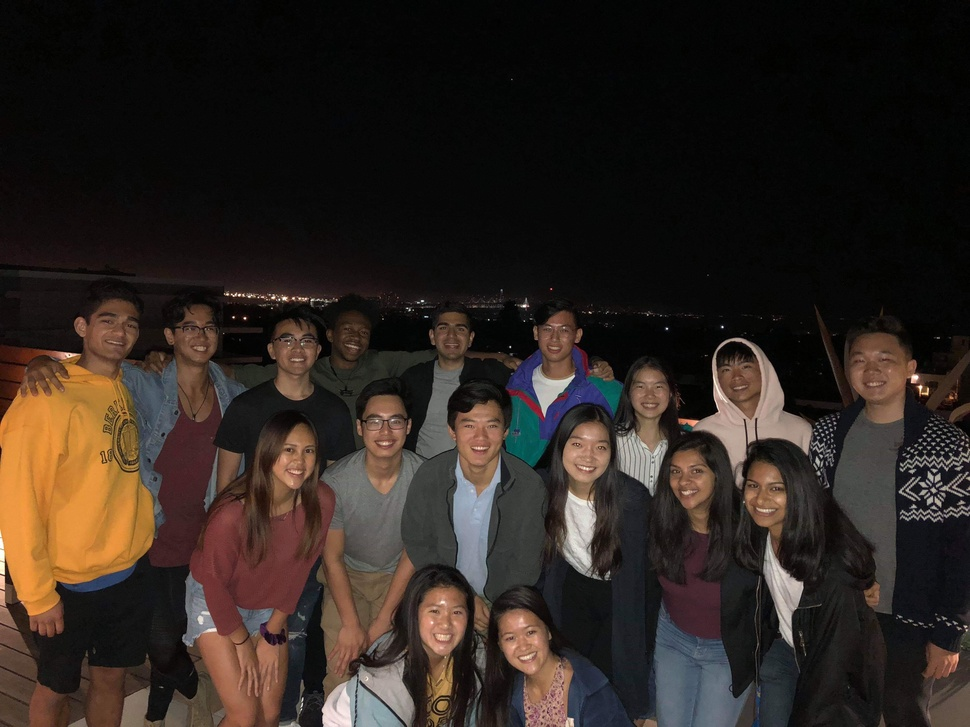
#> input picture friends.jpg, 970 x 727 px, shrunk from 4032 x 3024 before the run
$ jupyter execute face-detection.ipynb
#> lines starting #> are read from the running program, lines starting #| are printed output that depends on the picture; after the words box and inside, x2 and y2 are one past the last pixel; in counts of white or black regions, pixels touching at a corner belong together
### Facial Detection

Using OpenCV, this basic model can detect faces from uploaded images.

[cell 1]
import cv2 as cv
from matplotlib import pyplot as plt

#Image path
path = 'friends.jpg'

#Import image
img = cv.imread(path)
#> img is the input picture: shape (727, 970, 3); mean B, G, R 32.5, 38, 47.1

plt.imshow(img)
plt.title('Original Photo')
plt.show()

[cell 2]
#Convert to grayscale

gs_img = cv.cvtColor(img, cv.COLOR_BGR2GRAY)
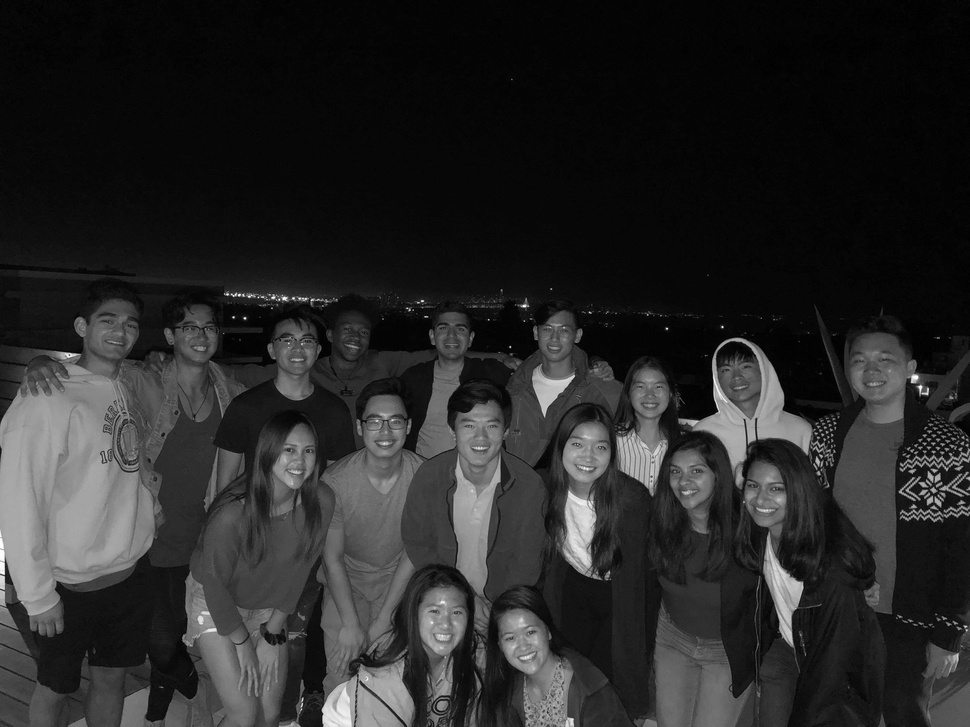
#> gs_img: shape (727, 970); min 0, max 254, mean 40.1

plt.imshow(gs_img)
plt.title('Grayscale Photo')
plt.show()

[cell 3]
#Import and configure classifier cascade

face_cascade = cv.CascadeClassifier('haarcascade_frontalface_alt.xml')

detected_faces = face_cascade.detectMultiScale(gs_img)
#> detected_faces = 15 rows, first 6: [429, 310, 47, 47], [623, 366, 54, 54], [532, 312, 48, 48], [273, 431, 52, 52], [173, 307, 53, 53], [270, 320, 54, 54]

[cell 4]
#Draw rectangles around detected faces

for (column, row, width, height) in detected_faces:
    cv.rectangle(
        img,
        (column, row),
        (column + width, row + height),
        (255, 0, 0),
        2
    )
#> this loop made 15 passes
#> (column, row, width, height) on passes 1 to 12: (429, 310, 47, 47), (623, 366, 54, 54), (532, 312, 48, 48), (273, 431, 52, 52), (173, 307, 53, 53), (270, 320, 54, 54), (560, 424, 57, 57), (660, 451, 54, 54), (737, 466, 56, 56), (412, 587, 64, 64), (88, 298, 62, 62), (355, 397, 62, 62)
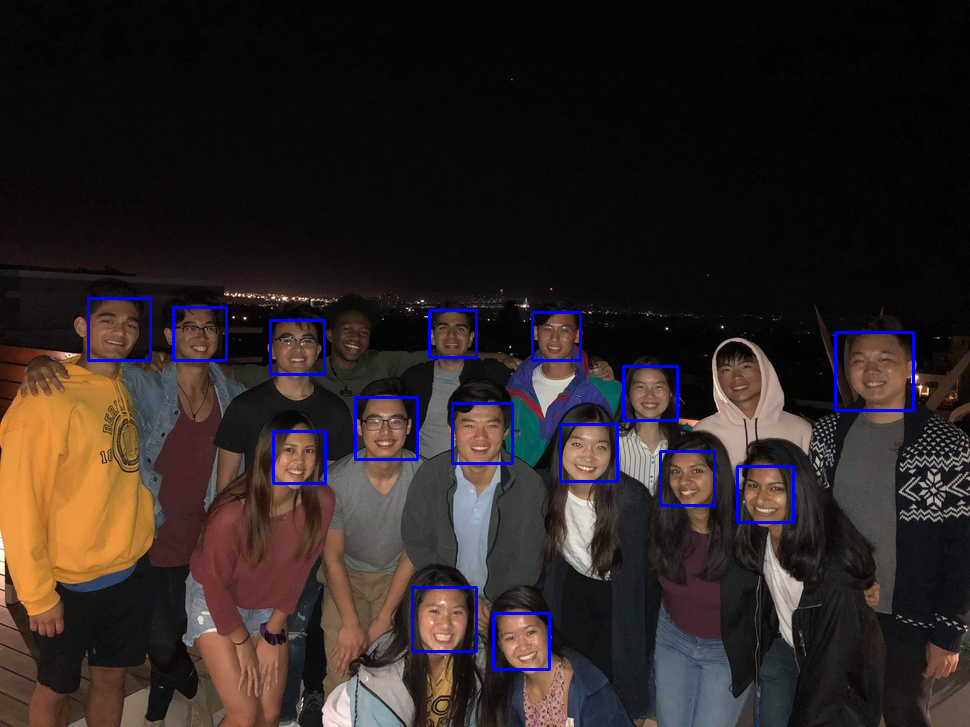
#> img: shape (727, 970, 3); 1.45% of pixels changed, all inside (x1, y1, x2, y2) = (87, 297, 915, 671)

plt.imshow(img)
plt.title('Faces detected ')
plt.show()

$ run again, with abba.png saved as friends.jpg
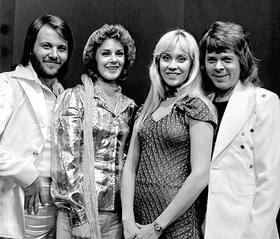
#> input picture abba.png, 280 x 239 px
#> img is the input picture: shape (239, 280, 3); min 0, max 255, mean 130.8
#> detected_faces = [[94, 38, 38, 38], [31, 29, 45, 45], [150, 40, 47, 47], [198, 43, 43, 43]]
#> the loop `for (column, row, width, height) in detected_faces:` made 4 passes
#> after the loop `for (column, row, width, height) in detected_faces:`:
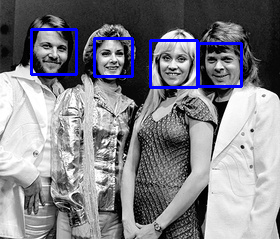
#> img: shape (239, 280, 3); 2.94% of pixels changed, all inside (x1, y1, x2, y2) = (30, 28, 243, 89)
